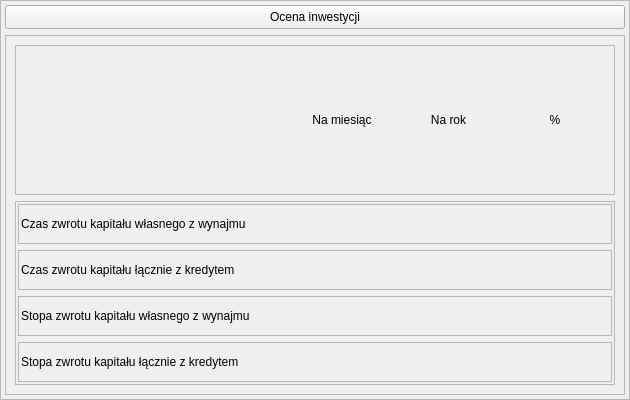
                   <widget class="QFrame" name="frame_investment_assessment">
                    <property name="minimumSize">
                     <size>
                      <width>630</width>
                      <height>400</height>
                     </size>
                    </property>
                    <property name="frameShape">
                     <enum>QFrame::StyledPanel</enum>
                    </property>
                    <property name="frameShadow">
                     <enum>QFrame::Raised</enum>
                    </property>
                    <layout class="QVBoxLayout" name="verticalLayout_8">
                     <property name="leftMargin">
                      <number>4</number>
                     </property>
                     <property name="topMargin">
                      <number>4</number>
                     </property>
                     <property name="rightMargin">
                      <number>4</number>
                     </property>
                     <property name="bottomMargin">
                      <number>4</number>
                     </property>
                     <item>
                      <widget class="QPushButton" name="button_investment_assessment">
                       <property name="minimumSize">
                        <size>
                         <width>0</width>
                         <height>24</height>
                        </size>
                       </property>
                       <property name="text">
                        <string>Ocena inwestycji</string>
                       </property>
                      </widget>
                     </item>
                     <item>
                      <widget class="QFrame" name="frame_investment_assessment_data">
                       <property name="frameShape">
                        <enum>QFrame::StyledPanel</enum>
                       </property>
                       <property name="frameShadow">
                        <enum>QFrame::Raised</enum>
                       </property>
                       <layout class="QVBoxLayout" name="verticalLayout_17">
                        <item>
                         <widget class="QFrame" name="frame_investment_assessment_header">
                          <property name="minimumSize">
                           <size>
                            <width>0</width>
                            <height>30</height>
                           </size>
                          </property>
                          <property name="styleSheet">
                           <string notr="true">#frame_rent_header{
border: 1px solid gray;
border-radius: 10px;
background: rgb(207, 206, 209);
}
QLabel{
border: 1px white;
}</string>
                          </property>
                          <property name="frameShape">
                           <enum>QFrame::StyledPanel</enum>
                          </property>
                          <property name="frameShadow">
                           <enum>QFrame::Raised</enum>
                          </property>
                          <layout class="QHBoxLayout" name="horizontalLayout_45">
                           <property name="spacing">
                            <number>6</number>
                           </property>
                           <property name="topMargin">
                            <number>2</number>
                           </property>
                           <property name="bottomMargin">
                            <number>2</number>
                           </property>
                           <item>
                            <spacer name="horizontalSpacer_3">
                             <property name="orientation">
                              <enum>Qt::Horizontal</enum>
                             </property>
                             <property name="sizeType">
                              <enum>QSizePolicy::Preferred</enum>
                             </property>
                             <property name="sizeHint" stdset="0">
                              <size>
                               <width>267</width>
                               <height>20</height>
                              </size>
                             </property>
                            </spacer>
                           </item>
                           <item>
                            <widget class="QLabel" name="label_43">
                             <property name="minimumSize">
                              <size>
                               <width>0</width>
                               <height>20</height>
                              </size>
                             </property>
                             <property name="text">
                              <string>Na miesiąc</string>
                             </property>
                             <property name="alignment">
                              <set>Qt::AlignCenter</set>
                             </property>
                            </widget>
                           </item>
                           <item>
                            <widget class="QLabel" name="label_44">
                             <property name="minimumSize">
                              <size>
                               <width>0</width>
                               <height>20</height>
                              </size>
                             </property>
                             <property name="text">
                              <string>Na rok</string>
                             </property>
                             <property name="alignment">
                              <set>Qt::AlignCenter</set>
                             </property>
                            </widget>
                           </item>
                           <item>
                            <widget class="QLabel" name="label_46">
                             <property name="minimumSize">
                              <size>
                               <width>0</width>
                               <height>20</height>
                              </size>
                             </property>
                             <property name="text">
                              <string>%</string>
                             </property>
                             <property name="alignment">
                              <set>Qt::AlignCenter</set>
                             </property>
                            </widget>
                           </item>
                          </layout>
                         </widget>
                        </item>
                        <item>
                         <widget class="QFrame" name="frame_label_and_text_own_capital_return_2">
                          <property name="frameShape">
                           <enum>QFrame::StyledPanel</enum>
                          </property>
                          <property name="frameShadow">
                           <enum>QFrame::Raised</enum>
                          </property>
                          <layout class="QVBoxLayout" name="verticalLayout_19">
                           <property name="leftMargin">
                            <number>2</number>
                           </property>
                           <property name="topMargin">
                            <number>2</number>
                           </property>
                           <property name="rightMargin">
                            <number>2</number>
                           </property>
                           <property name="bottomMargin">
                            <number>2</number>
                           </property>
                           <item>
                            <widget class="QFrame" name="frame_label_and_text_own_capital_return">
                             <property name="minimumSize">
                              <size>
                               <width>0</width>
                               <height>40</height>
                              </size>
                             </property>
                             <property name="frameShape">
                              <enum>QFrame::StyledPanel</enum>
                             </property>
                             <property name="frameShadow">
                              <enum>QFrame::Raised</enum>
                             </property>
                             <layout class="QHBoxLayout" name="horizontalLayout_48">
                              <property name="leftMargin">
                               <number>2</number>
                              </property>
                              <property name="topMargin">
                               <number>2</number>
                              </property>
                              <property name="rightMargin">
                               <number>2</number>
                              </property>
                              <property name="bottomMargin">
                               <number>2</number>
                              </property>
                              <item>
                               <widget class="QLabel" name="label_49">
                                <property name="minimumSize">
                                 <size>
                                  <width>267</width>
                                  <height>0</height>
                                 </size>
                                </property>
                                <property name="text">
                                 <string>Czas zwrotu kapitału własnego z wynajmu</string>
                                </property>
                               </widget>
                              </item>
                              <item>
                               <widget class="QLabel" name="label_own_capital_return_time_months">
                                <property name="text">
                                 <string/>
                                </property>
                               </widget>
                              </item>
                              <item>
                               <widget class="QLabel" name="label_own_capital_return_time_years">
                                <property name="text">
                                 <string/>
                                </property>
                               </widget>
                              </item>
                              <item>
                               <widget class="QLabel" name="label_61">
                                <property name="text">
                                 <string/>
                                </property>
                               </widget>
                              </item>
                             </layout>
                            </widget>
                           </item>
                           <item>
                            <widget class="QFrame" name="frame_label_and_text_total_return_time">
                             <property name="minimumSize">
                              <size>
                               <width>0</width>
                               <height>40</height>
                              </size>
                             </property>
                             <property name="frameShape">
                              <enum>QFrame::StyledPanel</enum>
                             </property>
                             <property name="frameShadow">
                              <enum>QFrame::Raised</enum>
                             </property>
                             <layout class="QHBoxLayout" name="horizontalLayout_49">
                              <property name="leftMargin">
                               <number>2</number>
                              </property>
                              <property name="topMargin">
                               <number>2</number>
                              </property>
                              <property name="rightMargin">
                               <number>2</number>
                              </property>
                              <property name="bottomMargin">
                               <number>2</number>
                              </property>
                              <item>
                               <widget class="QLabel" name="label_50">
                                <property name="minimumSize">
                                 <size>
                                  <width>267</width>
                                  <height>0</height>
                                 </size>
                                </property>
                                <property name="text">
                                 <string>Czas zwrotu kapitału łącznie z kredytem</string>
                                </property>
                               </widget>
                              </item>
                              <item>
                               <widget class="QLabel" name="label_total_return_time_months">
                                <property name="text">
                                 <string/>
                                </property>
                               </widget>
                              </item>
                              <item>
                               <widget class="QLabel" name="label_total_return_time_years">
                                <property name="text">
                                 <string/>
                                </property>
                               </widget>
                              </item>
                              <item>
                               <widget class="QLabel" name="label_62">
                                <property name="text">
                                 <string/>
                                </property>
                               </widget>
                              </item>
                             </layout>
                            </widget>
                           </item>
                           <item>
                            <widget class="QFrame" name="frame_label_and_text_return_rate_1">
                             <property name="minimumSize">
                              <size>
                               <width>0</width>
                               <height>40</height>
                              </size>
                             </property>
                             <property name="frameShape">
                              <enum>QFrame::StyledPanel</enum>
                             </property>
                             <property name="frameShadow">
                              <enum>QFrame::Raised</enum>
                             </property>
                             <layout class="QHBoxLayout" name="horizontalLayout_50">
                              <property name="leftMargin">
                               <number>2</number>
                              </property>
                              <property name="topMargin">
                               <number>2</number>
                              </property>
                              <property name="rightMargin">
                               <number>2</number>
                              </property>
                              <property name="bottomMargin">
                               <number>2</number>
                              </property>
                              <item>
                               <widget class="QLabel" name="label_51">
                                <property name="minimumSize">
                                 <size>
                                  <width>267</width>
                                  <height>0</height>
                                 </size>
                                </property>
                                <property name="text">
                                 <string>Stopa zwrotu kapitału własnego z wynajmu</string>
                                </property>
                               </widget>
                              </item>
                              <item>
                               <widget class="QLabel" name="label_55">
                                <property name="text">
                                 <string/>
                                </property>
                               </widget>
                              </item>
                              <item>
                               <widget class="QLabel" name="label_59">
                                <property name="text">
                                 <string/>
                                </property>
                               </widget>
                              </item>
                              <item>
                               <widget class="QLabel" name="label_63">
                                <property name="text">
                                 <string/>
                                </property>
                               </widget>
                              </item>
                             </layout>
                            </widget>
                           </item>
                           <item>
                            <widget class="QFrame" name="frame_label_and_text_return_rate_2">
                             <property name="minimumSize">
                              <size>
                               <width>0</width>
                               <height>40</height>
                              </size>
                             </property>
                             <property name="frameShape">
                              <enum>QFrame::StyledPanel</enum>
                             </property>
                             <property name="frameShadow">
                              <enum>QFrame::Raised</enum>
                             </property>
                             <layout class="QHBoxLayout" name="horizontalLayout_51">
                              <property name="leftMargin">
                               <number>2</number>
                              </property>
                              <property name="topMargin">
                               <number>2</number>
                              </property>
                              <property name="rightMargin">
                               <number>2</number>
                              </property>
                              <property name="bottomMargin">
                               <number>2</number>
                              </property>
                              <item>
                               <widget class="QLabel" name="label_52">
                                <property name="minimumSize">
                                 <size>
                                  <width>267</width>
                                  <height>0</height>
                                 </size>
                                </property>
                                <property name="text">
                                 <string>Stopa zwrotu kapitału łącznie z kredytem</string>
                                </property>
                               </widget>
                              </item>
                              <item>
                               <widget class="QLabel" name="label_56">
                                <property name="text">
                                 <string/>
                                </property>
                               </widget>
                              </item>
                              <item>
                               <widget class="QLabel" name="label_60">
                                <property name="text">
                                 <string/>
                                </property>
                               </widget>
                              </item>
                              <item>
                               <widget class="QLabel" name="label_64">
                                <property name="text">
                                 <string/>
                                </property>
                               </widget>
                              </item>
                             </layout>
                            </widget>
                           </item>
                          </layout>
                         </widget>
                        </item>
                       </layout>
                      </widget>
                     </item>
                    </layout>
                   </widget>
